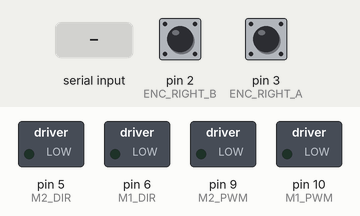
This sketch was run on a simulated Arduino Uno, built with avr-gcc and run on an emulated ATmega328P. Shown: switched loads named in the sketch (green lamp = pin HIGH). Inputs (shaded band) come from the test bench; at power-on: pin 2 (ENC_RIGHT_B) HIGH, pin 3 (ENC_RIGHT_A) HIGH. What the sketch prints to the serial monitor is not drawn.

Above: at 1.2 s.
1.3 s: "FORWARD\n" received over Serial
At 2.5 s:
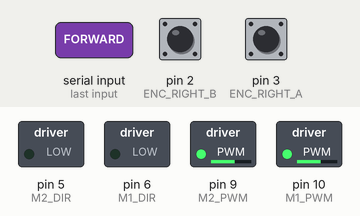
2.8 s: "BACKWARD\n" received over Serial
At 3.8 s:
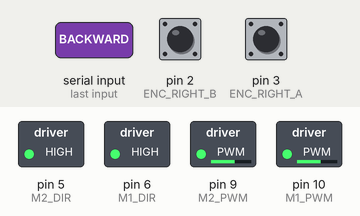
4.3 s: "SMOOTH_LEFT\n" received over Serial
At 5.0 s:
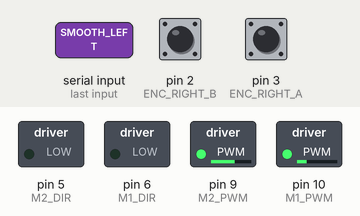
5.8 s: "SMOOTH_RIGHT\n" received over Serial
At 6.2 s:
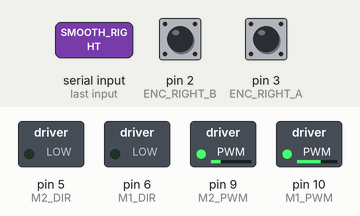
Timing chart, 0 to 8.3 s (numbered marks = the images above; inputs shaded):
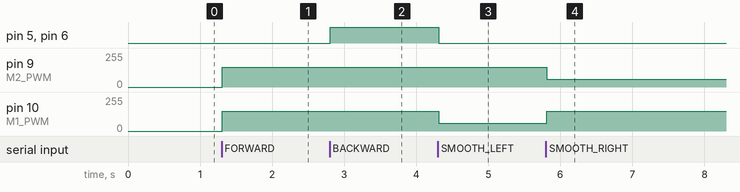

The sketch:

motor_control.ino
```cpp
#define M1_PWM 10
#define M1_DIR 6
#define M2_PWM 9
#define M2_DIR 5
#define ENC_RIGHT_A 3
#define ENC_RIGHT_B 2
#define ENC_LEFT_A A4
#define ENC_LEFT_B A5

volatile long rightCount = 0;
volatile long leftCount = 0;

void rightEncoderA() {
  if (digitalRead(ENC_RIGHT_A) == digitalRead(ENC_RIGHT_B))
    rightCount++;
  else
    rightCount--;
}

void rightEncoderB() {
  if (digitalRead(ENC_RIGHT_A) == digitalRead(ENC_RIGHT_B))
    rightCount--;
  else
    rightCount++;
}

void leftEncoderA() {
  if (digitalRead(ENC_LEFT_A) == digitalRead(ENC_LEFT_B))
    leftCount++;
  else
    leftCount--;
}

void setup() {
  Serial.begin(9600);
  pinMode(M1_PWM, OUTPUT);
  pinMode(M1_DIR, OUTPUT);
  pinMode(M2_PWM, OUTPUT);
  pinMode(M2_DIR, OUTPUT);
  pinMode(ENC_RIGHT_A, INPUT_PULLUP);
  pinMode(ENC_RIGHT_B, INPUT_PULLUP);
  pinMode(ENC_LEFT_A, INPUT_PULLUP);
  pinMode(ENC_LEFT_B, INPUT_PULLUP);
  attachInterrupt(digitalPinToInterrupt(ENC_RIGHT_A), rightEncoderA, CHANGE);
  attachInterrupt(digitalPinToInterrupt(ENC_RIGHT_B), rightEncoderB, CHANGE);
  attachInterrupt(digitalPinToInterrupt(ENC_LEFT_A), leftEncoderA, CHANGE);
}

void loop() {
  if (Serial.available() > 0) {
    String cmd = Serial.readStringUntil('\n');
    cmd.trim();
    if (cmd == "FORWARD") {
      digitalWrite(M1_DIR, LOW);
      analogWrite(M1_PWM, 150);
      digitalWrite(M2_DIR, LOW);
      analogWrite(M2_PWM, 150);
    }
    else if (cmd == "BACKWARD") {
      digitalWrite(M1_DIR, HIGH);
      analogWrite(M1_PWM, 150);
      digitalWrite(M2_DIR, HIGH);
      analogWrite(M2_PWM, 150);
    }
    else if (cmd == "SMOOTH_LEFT") {
      digitalWrite(M1_DIR, LOW);
      analogWrite(M1_PWM, 60);
      digitalWrite(M2_DIR, LOW);
      analogWrite(M2_PWM, 150);
    }
    else if (cmd == "SMOOTH_RIGHT") {
      digitalWrite(M1_DIR, LOW);
      analogWrite(M1_PWM, 150);
      digitalWrite(M2_DIR, LOW);
      analogWrite(M2_PWM, 60);
    }
    else if (cmd == "STOP") {
      analogWrite(M1_PWM, 0);
      analogWrite(M2_PWM, 0);
    }
  }
  static unsigned long lastTime = 0;
  if (millis() - lastTime >= 100) {
    Serial.print("ENC:");
    Serial.print(rightCount);
    Serial.print(",");
    Serial.println(leftCount);
    lastTime = millis();
  }
}
```

Measured:
- after the input at 1.3 s, pin 9 (M2_PWM), pin 10 (M1_PWM): 0/255 → 150/255 at once
- after the input at 2.8 s, pin 5 (M2_DIR), pin 6 (M1_DIR): LOW → HIGH at once
- after the input at 4.3 s, pin 5 (M2_DIR), pin 6 (M1_DIR): HIGH → LOW at once; pin 10 (M1_PWM): 150/255 → 60/255 at once
- after the input at 5.8 s, pin 9 (M2_PWM): 150/255 → 60/255 at once; pin 10 (M1_PWM): 60/255 → 150/255 at once
